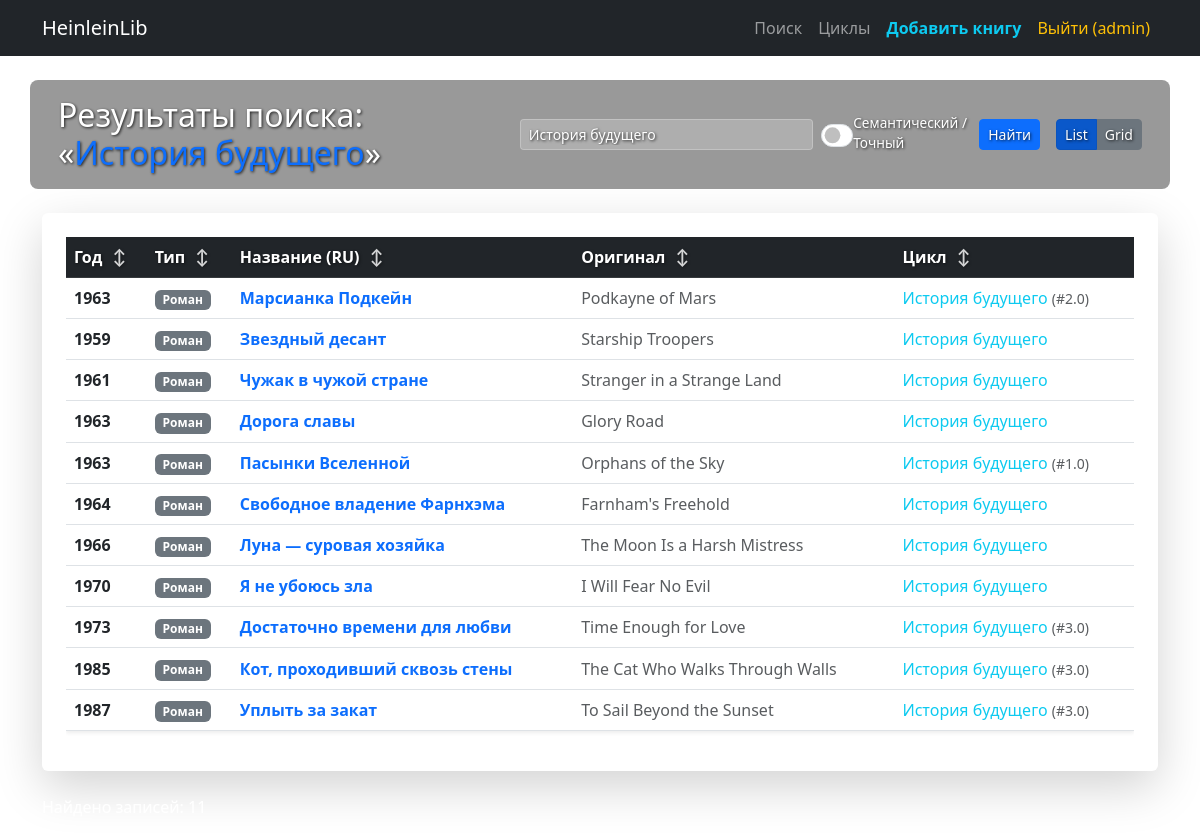
Page /search?q=История будущего&mode=sql (signed in) on the committed database.
### app.py (models this page shows, shortened)
class User(UserMixin, db.Model):
    id = db.Column(db.Integer, primary_key=True)
    username = db.Column(db.String(100), unique=True, nullable=False)
    password_hash = db.Column(db.String(200), nullable=False)

class Cycle(db.Model):
    __tablename__ = 'cycles'
    id = db.Column(db.Integer, primary_key=True)
    title_ru = db.Column(db.String(255), nullable=False)
    title_original = db.Column(db.String(255))
    description = db.Column(db.Text)
    works = db.relationship('Work', backref='cycle', lazy=True)

class Work(db.Model):
    __tablename__ = 'works'
    id = db.Column(db.Integer, primary_key=True)
    title_ru = db.Column(db.String(255), nullable=False)
    title_original = db.Column(db.String(255))
    publication_year = db.Column(db.Integer)
    work_type = db.Column(db.String(50))
    description = db.Column(db.Text)
    cycle_id = db.Column(db.Integer, db.ForeignKey('cycles.id'))
    cycle_order = db.Column(db.Float)
    publisher_id = db.Column(db.Integer, db.ForeignKey('publishers.id'))
    adaptations = db.relationship('Adaptation', backref='work', lazy=True)
    keywords = db.relationship('Keyword', secondary=work_keywords, lazy='subquery',
        backref=db.backref('works', lazy=True))
    vector_json = db.Column(db.Text, nullable=True)

### app.py (the view)
@app.route('/search')
def search():
    query_text = request.args.get('q', '').strip()
    search_mode = request.args.get('mode', 'ml').lower()
    threshold = 0.45
    if not query_text:
        return redirect(url_for('index', mode=search_mode))
    current_model = load_ml_model()
    results = []
    model_status = "ok"
    if search_mode == 'ml':
        works_with_vectors = Work.query.filter(Work.vector_json.isnot(None)).all()
        if current_model and works_with_vectors:
            try:
                query_vector = current_model.encode([query_text])[0]
                db_vectors = []
                valid_works = []
                for work in works_with_vectors:
                    try:
                        vec = json.loads(work.vector_json)
                        db_vectors.append(vec)
                        valid_works.append(work)
                    except: continue
                if db_vectors:
                    scores = cosine_similarity([query_vector], db_vectors)[0]
                    for work, score in zip(valid_works, scores):
                        if score >= threshold:
                            work.similarity_score = round(score * 100, 1)
                            results.append(work)
                    results.sort(key=lambda x: x.similarity_score, reverse=True)
            except Exception as e:
                model_status = "error"
        else:
             if not current_model: model_status = "error"
    elif search_mode == 'sql':
        search_pattern = f"%{query_text}%"
        search_condition = or_(
            Work.title_ru.ilike(search_pattern),
            Work.title_original.ilike(search_pattern),
            Work.description.ilike(search_pattern),
            db.cast(Work.publication_year, db.String).ilike(search_pattern),
            Cycle.title_ru.ilike(search_pattern),
            Keyword.name.ilike(search_pattern)
        )
        results = Work.query.outerjoin(Cycle).outerjoin(work_keywords).outerjoin(Keyword).filter(search_condition).distinct().all()
        for r in results: r.similarity_score = 0
        model_status = "ok"
    else:
        model_status = "unknown_mode"
    works_by_cycle = defaultdict(list)
    for r in results:
        r.cycle_title = r.cycle.title_ru if r.cycle else None
        works_by_cycle[r.cycle_title].append(r)
    grouped_works = [
        {'cycle_title': title, 'works': works}
        for title, works in works_by_cycle.items()
    ]
    grouped_works.sort(key=lambda x: (x['cycle_title'] is None, x['cycle_title'] or ''))
    return render_template('search_results.html',
                           works=results,
                           grouped_works=grouped_works,
                           query=query_text,
                           search_mode=search_mode,
                           model_status=model_status)

### app.py (called while the page is built)
@event.listens_for(Engine, "connect")
def set_sqlite_pragma(dbapi_connection, connection_record):
    dbapi_connection.create_function("lower", 1, lambda s: s.lower() if s else None)

@login_manager.user_loader
def load_user(user_id):
    return User.query.get(int(user_id))

### templates/search_results.html (shortened to what this page needs)
{% extends 'base.html' %}
{% block content %}
<div class="row align-items-center mb-4 search-header-container">
    <div class="col-12 col-md-5">
        <h2 class="mb-2 mb-md-0 text-white">Результаты поиска: «<span class="text-primary">{{ query }}</span>»</h2>
    </div>
    <div class="col-12 col-md-7 d-flex justify-content-end align-items-center gap-3">
        <form id="searchForm" action="{{ url_for('search') }}" method="get" class="d-flex flex-grow-1 align-items-center gap-2">
            <input type="text" name="q" class="form-control form-control-sm" placeholder="Новый поиск..." value="{{ query }}" required>
            <div class="form-check form-switch d-flex align-items-center">
                <input class="form-check-input" type="checkbox" id="searchModeResults" {% if search_mode == 'ml' %}checked{% endif %}>
                <label class="form-check-label text-white" for="searchModeResults">Семантический / Точный</label>
            </div>
            <button type="submit" class="btn btn-primary btn-sm">Найти</button>
        </form>
        <div class="btn-group" role="group">
            <button type="button" class="btn btn-secondary btn-sm" id="tableViewBtn" onclick="setView('table')">List</button>
            <button type="button" class="btn btn-secondary btn-sm" id="cardViewBtn" onclick="setView('card')">Grid</button>
        </div>
    </div>
</div>
{% if works %}
    <div id="tableView" style="display: none;" class="bg-white rounded shadow-lg p-4 mb-3">
        <div class="table-responsive">
            <table class="table table-hover align-middle shadow-sm" id="resultsTable">
                <thead class="table-dark">
                    <tr>
                        {% macro sort_link(col, label) %}
                            {% set order = 'desc' if current_sort_by == col and current_sort_dir == 'asc' else 'asc' %}
                            <th scope="col">
                                <a href="#" class="sortable-header {% if current_sort_by == col %}fw-bold{% endif %}"
                                   onclick="sortColumn('{{ col }}', '{{ order }}'); return false;">
                                    {{ label }}
                                    <span class="sort-icon">
                                        {% if current_sort_by == col %}
                                            {% if current_sort_dir == 'asc' %}▲{% else %}▼{% endif %}
                                        {% else %}↕{% endif %}
                                    </span>
                                </a>
                            </th>
                        {% endmacro %}
                        {{ sort_link('year', 'Год') }}
                        {{ sort_link('type', 'Тип') }}
                        {{ sort_link('title_ru', 'Название (RU)') }}
                        {{ sort_link('title_original', 'Оригинал') }}
                        {{ sort_link('cycle', 'Цикл') }}
                    </tr>
                </thead>
                <tbody>
                    {% for work in works %}
                    <tr>
                        <td class="fw-bold">{{ work.publication_year }}</td>
                        <td><span class="badge bg-secondary">{{ work.work_type }}</span></td>
                        <td>
                            <a href="{{ url_for('work_detail', work_id=work.id) }}" class="fw-bold text-decoration-none">
                                {{ work.title_ru }}
                            </a>
                        </td>
                        <td class="text-muted">{{ work.title_original or '' }}</td>
                        <td>
                            {% if work.cycle_title %}
                                <span class="text-info">{{ work.cycle_title }}</span>
                                {% if work.cycle_order %}
                                    <small class="text-muted">(#{{ work.cycle_order }})</small>
                                {% endif %}
                            {% else %}—{% endif %}
                        </td>
                    </tr>
                    {% endfor %}
                </tbody>
            </table>
        </div>
    </div>
    <p class="text-white mt-4 text-shadow-sm">Найдено записей: {{ works|length }}</p>
{% endif %}
{% endblock %}

### templates/base.html (shortened to what this page needs)
<!DOCTYPE html>
<html lang="ru">
<head>
    <link href="https://cdn.jsdelivr.net/npm/bootstrap@5.3.0/dist/css/bootstrap.min.css" rel="stylesheet">
</head>
<body>
    <nav class="navbar navbar-expand-lg navbar-dark bg-dark mb-4">
        <div class="container">
            <a class="navbar-brand" href="{{ url_for('index') }}">HeinleinLib</a>
            <div class="navbar-nav ms-auto">
                <a class="nav-link" href="{{ url_for('index') }}">Поиск</a>
                <a class="nav-link" href="{{ url_for('cycles') }}">Циклы</a>
                {% if current_user.is_authenticated %}
                    <a class="nav-link fw-bold text-info" href="{{ url_for('add_work') }}">Добавить книгу</a>
                    <a class="nav-link text-warning" href="{{ url_for('logout') }}">Выйти ({{ current_user.username }})</a>
                {% else %}
                    <a class="nav-link" href="{{ url_for('login') }}">Войти</a>
                {% endif %}
            </div>
        </div>
    </nav>
    <div class="container">
        {% block content %}{% endblock %}
    </div>
</body>
</html>

### rows in the picture
User: username "admin"
Cycle: title_ru "История будущего"
Work: publication_year "1963", work_type "Роман", title_ru "Марсианка Подкейн", title_original "Podkayne of Mars", cycle_title "История будущего", cycle_order "2.0"
Work: publication_year "1959", work_type "Роман", title_ru "Звездный десант", title_original "Starship Troopers", cycle_title "История будущего"
Work: publication_year "1961", work_type "Роман", title_ru "Чужак в чужой стране", title_original "Stranger in a Strange Land", cycle_title "История будущего"
Work: publication_year "1963", work_type "Роман", title_ru "Дорога славы", title_original "Glory Road", cycle_title "История будущего"
Work: publication_year "1963", work_type "Роман", title_ru "Пасынки Вселенной", title_original "Orphans of the Sky", cycle_title "История будущего", cycle_order "1.0"
Work: publication_year "1964", work_type "Роман", title_ru "Свободное владение Фарнхэма", title_original "Farnham's Freehold", cycle_title "История будущего"
Work: publication_year "1966", work_type "Роман", title_ru "Луна — суровая хозяйка", title_original "The Moon Is a Harsh Mistress", cycle_title "История будущего"
Work: publication_year "1970", work_type "Роман", title_ru "Я не убоюсь зла", title_original "I Will Fear No Evil", cycle_title "История будущего"
Work: publication_year "1973", work_type "Роман", title_ru "Достаточно времени для любви", title_original "Time Enough for Love", cycle_title "История будущего", cycle_order "3.0"
Work: publication_year "1985", work_type "Роман", title_ru "Кот, проходивший сквозь стены", title_original "The Cat Who Walks Through Walls", cycle_title "История будущего", cycle_order "3.0"
Work: publication_year "1987", work_type "Роман", title_ru "Уплыть за закат", title_original "To Sail Beyond the Sunset", cycle_title "История будущего", cycle_order "3.0"

### other values in the picture
{{ label }} "Год Тип Название (RU) Оригинал Цикл"
